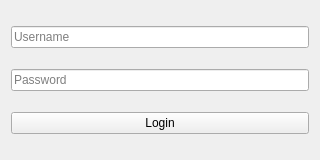
<?xml version="1.0" encoding="UTF-8"?>
<ui version="4.0">
    <class>LoginWindow</class>
    <widget class="QWidget" name="LoginWindow">
        <property name="geometry">
            <rect>
                <x>0</x>
                <y>0</y>
                <width>320</width>
                <height>160</height>
            </rect>
        </property>
        <property name="windowTitle">
            <string>Login</string>
        </property>
        <layout class="QVBoxLayout" name="verticalLayout">
            <item>
                <widget class="QLineEdit" name="usernameLineEdit">
                    <property name="placeholderText">
                        <string>Username</string>
                    </property>
                </widget>
            </item>
            <item>
                <widget class="QLineEdit" name="passwordLineEdit">
                    <property name="placeholderText">
                        <string>Password</string>
                    </property>
                    <property name="echoMode">
                        <enum>QLineEdit::Password</enum>
                    </property>
                </widget>
            </item>
            <item>
                <widget class="QPushButton" name="loginButton">
                    <property name="text">
                        <string>Login</string>
                    </property>
                </widget>
            </item>
        </layout>
    </widget>
    <resources/>
    <connections/>
</ui>
